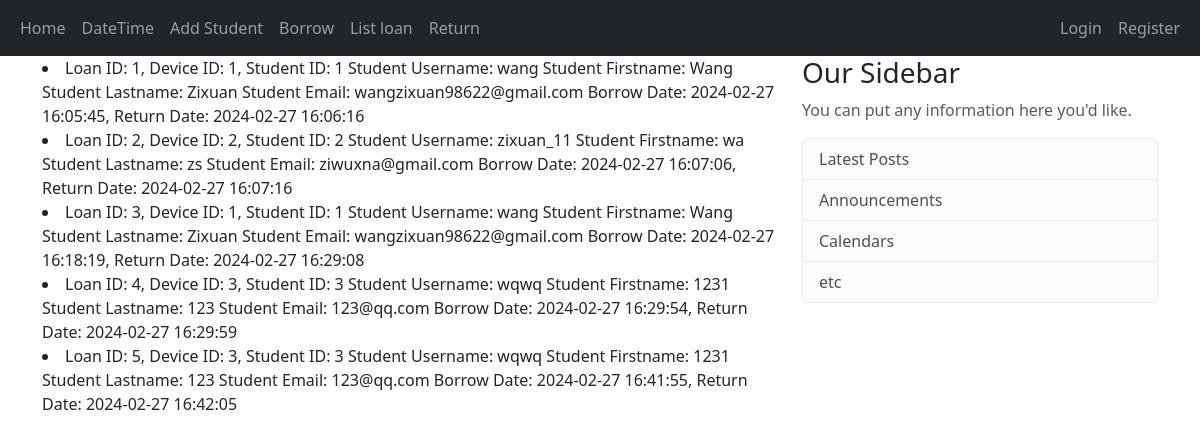
The page /list_loan on the database its author committed.
### app/models.py (models this page shows, shortened)
class Loan(db.Model):
    __tablename__ = 'loans'
    loan_id = db.Column(db.Integer, primary_key=True, unique=True, nullable=False)
    device_id = db.Column(db.Integer, nullable=False)
    borrowdatetime = db.Column(db.DateTime, nullable=False)
    returndatetime = db.Column(db.DateTime, nullable=True)
    student_id = db.Column(db.Integer, db.ForeignKey('students.student_id'), nullable=False)
    damaged = db.Column(db.Boolean, nullable=True,default=False)

class Student(db.Model):
    __tablename__ = 'students'
    student_id = db.Column(db.Integer, primary_key=True, unique=True, nullable=False)
    username = db.Column(db.String(20), nullable=False, unique=True, index=True)
    firstname = db.Column(db.String(32))
    lastname = db.Column(db.String(32), nullable=False, index=True)
    email = db.Column(db.String(64), nullable=False, unique=True, index=True)
    loans = db.relationship('Loan', backref='student', lazy='dynamic')

### app/views.py (the view)
@app.route('/list_loan', methods=['GET', 'POST'])
def list_loan():
    loans = Loan.query.filter_by().all()
    students = Student.query.filter_by().all()
    return render_template('list_loan.html', title='list loan', loans=loans, students=students)

### app/templates/list_loan.html
{% extends "base.html" %}
{% block content %}
    {% for loan in loans %}
            <li>
                Loan ID: {{ loan.loan_id }},
                Device ID: {{ loan.device_id }},
                Student ID: {{ loan.student_id }}
                {% for each in students %}
                    {% if each.student_id == loan.student_id %}
                        Student Username: {{ each.username }}
                        Student Firstname: {{ each.firstname }}
                        Student Lastname: {{ each.lastname }}
                        Student Email: {{ each.email }}
                    {% endif %}
                {% endfor %}
                Borrow Date: {{ loan.borrowdatetime.strftime('%Y-%m-%d %H:%M:%S') }},
                {% if loan.returndatetime %}
                Return Date: {{ loan.returndatetime.strftime('%Y-%m-%d %H:%M:%S') }}
                {% else %}
                Status: Not Returned
                {% endif %}
            </li>
    {% endfor %}
{% endblock %}

### app/templates/base.html (shortened to what this page needs)
<!doctype html>
<html lang="en">
<head>
    <link href="https://cdn.jsdelivr.net/npm/bootstrap@5.3.2/dist/css/bootstrap.min.css" rel="stylesheet"
>
</head>
<body>
<header class="site-header">
    <nav class="navbar navbar-expand-sm navbar-dark bg-dark ">
        <div class="container-fluid">
            <div class="collapse navbar-collapse" id="navbarToggle">
                <div class="navbar-nav me-auto">
                    <a class="nav-item nav-link" href="{{ url_for('index') }}">Home</a>
                    <a class="nav-item nav-link" href="{{ url_for('date_time') }}">DateTime</a>
                    <a class="nav-item nav-link" href="{{ url_for('add_student') }}">Add Student</a>
                    <a class="nav-item nav-link" href="{{ url_for('borrow') }}">Borrow</a>
                    <a class="nav-item nav-link" href="{{ url_for('list_loan') }}">List loan</a>
                    <a class="nav-item nav-link" href="{{ url_for('returnLoan') }}">Return</a>
                </div>
                <div class="navbar-nav">
                    <a class="nav-item nav-link" href="{{ url_for('login') }}">Login</a>
                    <a class="nav-item nav-link" href="{{ url_for('register') }}">Register</a>
                </div>
            </div>
        </div>
    </nav>
</header>
<main role="main" class="container">
    <div class="row">
        <div class="col-sm-8">
            {% block content %}{% endblock %}
        </div>
        <div class="col-sm-4">
            <div class="content-section">
                <h3>Our Sidebar</h3>
                <p class='text-muted'>You can put any information here you'd like.</p>
                <ul class="list-group">
                    <li class="list-group-item list-group-item-light">Latest Posts</li>
                    <li class="list-group-item list-group-item-light">Announcements</li>
                    <li class="list-group-item list-group-item-light">Calendars</li>
                    <li class="list-group-item list-group-item-light">etc</li>
                </ul>
            </div>
        </div>
    </div>
</main>
</body>
</html>

### rows shown on the page
Loan: loan_id "1", device_id "1", student_id "1", borrowdatetime "2024-02-27 16:05:45", returndatetime "2024-02-27 16:06:16"
Student: username "wang", firstname "Wang", lastname "Zixuan", email "wangzixuan98622@gmail.com"
Loan: loan_id "2", device_id "2", student_id "2", borrowdatetime "2024-02-27 16:07:06", returndatetime "2024-02-27 16:07:16"
Student: username "zixuan_11", firstname "wa", lastname "zs", email "ziwuxna@gmail.com"
Loan: loan_id "3", device_id "1", student_id "1", borrowdatetime "2024-02-27 16:18:19", returndatetime "2024-02-27 16:29:08"
Loan: loan_id "4", device_id "3", student_id "3", borrowdatetime "2024-02-27 16:29:54", returndatetime "2024-02-27 16:29:59"
Student: username "wqwq", firstname "1231", lastname "123", email "123@qq.com"
Loan: loan_id "5", device_id "3", student_id "3", borrowdatetime "2024-02-27 16:41:55", returndatetime "2024-02-27 16:42:05"
